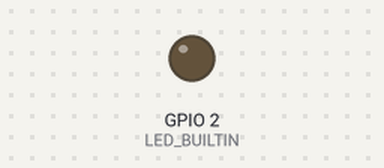
The sketch below on a simulated ESP32. Shown: output pins drawn as LEDs (lit = HIGH).

Above: at 1.1 s.
At 9.5 s:
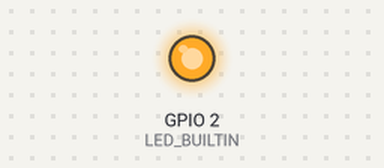
Timing chart, 0 to 11.7 s (numbered marks = the images above):
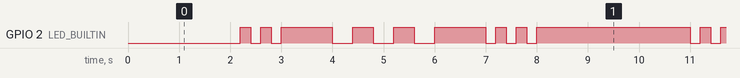

Measured:
- by itself, GPIO 2 (LED_BUILTIN): repeats every 9.0 s: LOW 0.20 s, HIGH 0.20 s, LOW 0.20 s, HIGH 1.0 s, 2 × (LOW 0.40 s, HIGH 0.40 s), LOW 0.40 s, HIGH 1.0 s, 2 × (LOW 0.20 s, HIGH 0.20 s), LOW 0.20 s, HIGH 3.0 s, LOW 0.20 s, HIGH 0.20 s
- by itself, everything shown: repeats every 9.0 s, in 18 steps

The sketch:

SOS_fonction.ino
```cpp
/*
  SOS:
  https://www.youtube.com/watch?v=k8m8R4x0Mgk
  https://www.museedelaguerre.ca/cwm/exhibitions/navy/pdf/5-b-7_messageenmorse-f.pdf
  3 points/ 3 traits/ 3 points  pause 1s
  la led interne doit clignoter:
  3x rapidement, 3x lentement, 3x rapidement

  Esp3286 LOW/HIGH

  pas de notion de sous programme - juste des fonctions

*/

// the setup function runs once when you press reset or power the board
void setup() {
  // initialize digital pin LED_BUILTIN as an output.

  pinMode(LED_BUILTIN, OUTPUT);
  //  digitalWrite(LED_BUILTIN, LOW);    // ESP12 allume led
}


void  S(){
 // S ...
  digitalWrite(LED_BUILTIN, LOW);   // turn the LED on (LOW is the voltage level)
  delay(200);                       // wait for a second
  digitalWrite(LED_BUILTIN, HIGH);    // turn the LED off by making the voltage HIGH
  delay(200);                       // wait for a second
  digitalWrite(LED_BUILTIN, LOW);   // turn the LED on (LOW is the voltage level)
  delay(200);                       // wait for a second
  digitalWrite(LED_BUILTIN, HIGH);    // turn the LED off by making the voltage HIGH
  delay(200);                       // wait for a second
  digitalWrite(LED_BUILTIN, LOW);   // turn the LED on (LOW is the voltage level)
  delay(200);                       // wait for a second
  digitalWrite(LED_BUILTIN, HIGH);    // turn the LED off by making the voltage HIGH
  delay(200);                       // wait for a second

  delay(800); // pour 1s
}

void  O(){
  // O ---
  digitalWrite(LED_BUILTIN, LOW);   // turn the LED on (LOW is the voltage level)
  delay(400);                       // wait for a second
  digitalWrite(LED_BUILTIN, HIGH);    // turn the LED off by making the voltage HIGH
  delay(400);                       // wait for a second
  digitalWrite(LED_BUILTIN, LOW);   // turn the LED on (LOW is the voltage level)
  delay(400);                       // wait for a second
  digitalWrite(LED_BUILTIN, HIGH);    // turn the LED off by making the voltage HIGH
  delay(400);                       // wait for a second
  digitalWrite(LED_BUILTIN, LOW);   // turn the LED on (LOW is the voltage level)
  delay(400);                       // wait for a second
  digitalWrite(LED_BUILTIN, HIGH);    // turn the LED off by making the voltage HIGH
  delay(400);                       // wait for a second

  delay(600); // pour 1s
}

// the loop function runs over and over again forever
void loop() {
   delay(2000);
   S();
   O();
   S();

}
```
